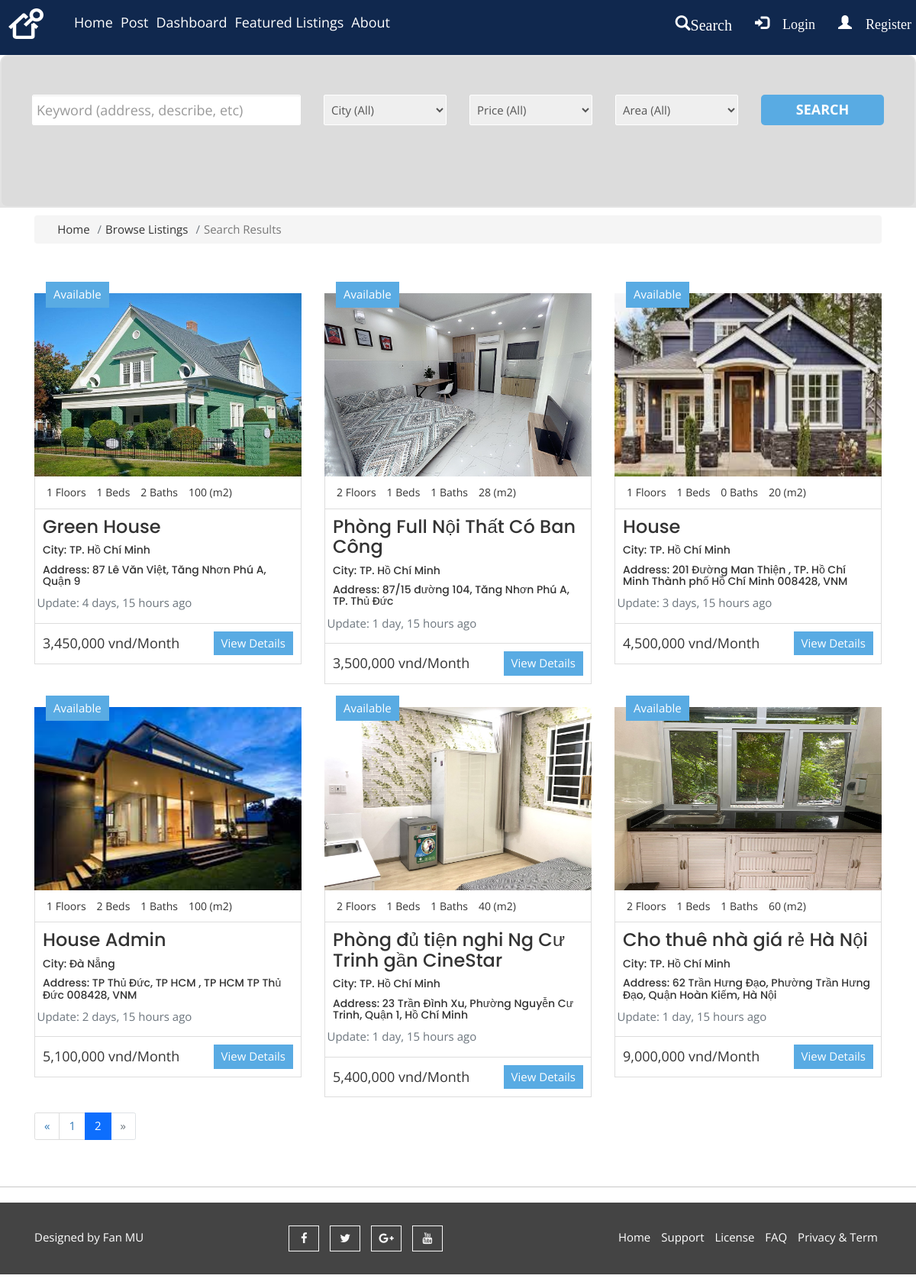
Before: /search?page=2 with the older database file.
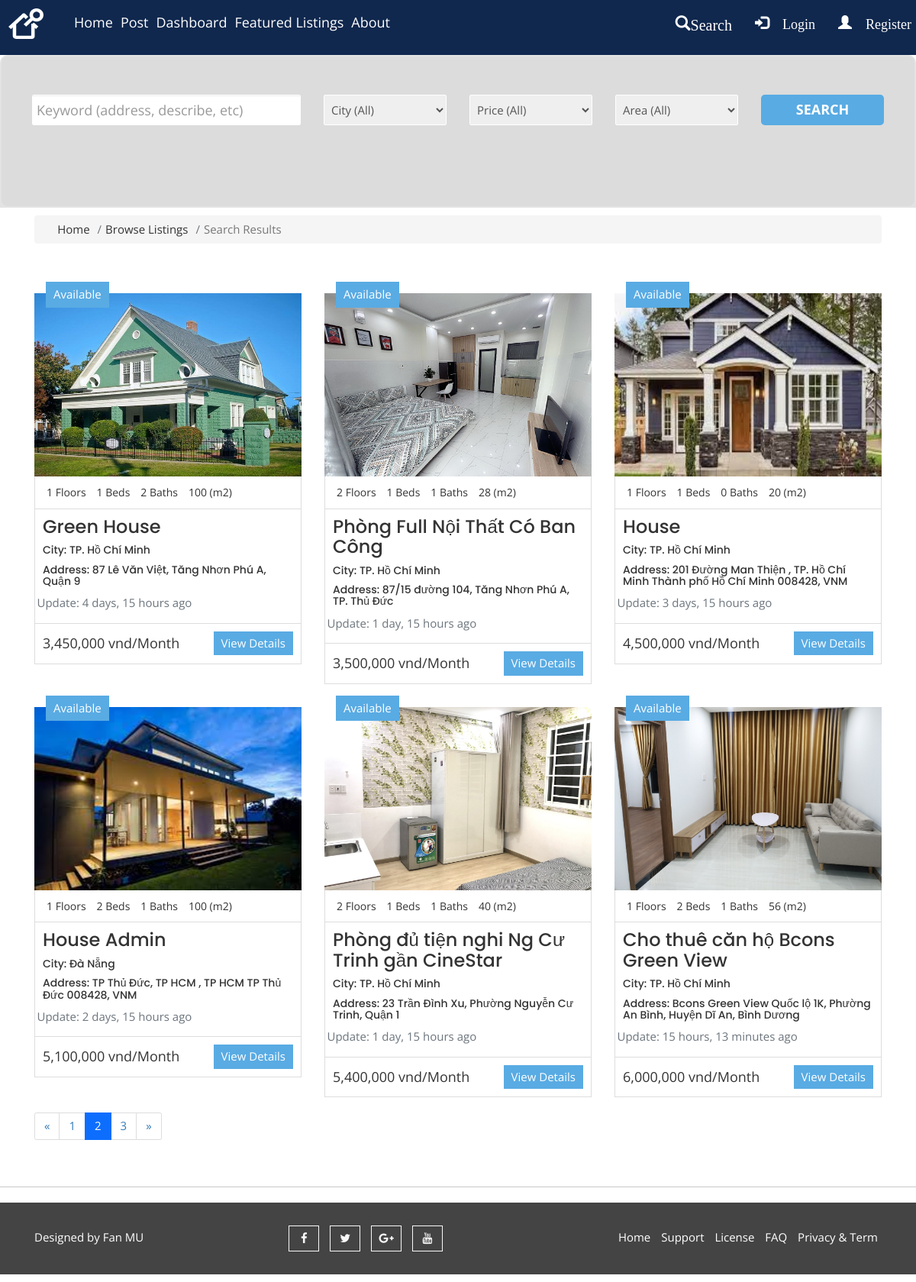
After: the same page with the newer database file.
### house/models.py (models this page shows, shortened)
class Listing(models.Model):
    status_choices = (
        ("Available","Available"),
        ("Unvailable", "Unavailable"),
        ("Sale", "For Sale"),
    )
    city_choices = {
        ('TP. Hồ Chí Minh', 'TP. Hồ Chí Minh'),
        ('Hà Nội', 'Hà Nội'),
        ('Đà Nẵng', 'Đà Nẵng'),
    }
    status = models.CharField(max_length = 20, choices=status_choices, default="Available")
    lessor = models.ForeignKey(Profile,on_delete = models.CASCADE, blank=True,null=True)
    title = models.CharField(max_length = 120)
    address = models.CharField(max_length = 200)
    city = models.CharField(max_length = 100,choices=city_choices,default='TP. Hồ Chí Minh')
    description = models.TextField(blank=True)
    price = models.IntegerField()
    area = models.IntegerField()
    floor= models.IntegerField(default=1)
    bedrooms = models.IntegerField(default=0)
    kitcheen = models.IntegerField(default=0)
    bathrooms = models.IntegerField(default=0)
    garage = models.BooleanField(default=0)
    AirCondition = models.BooleanField(default=0)
    ComunityCenter = models.BooleanField(default=0)
    SecuritySystem = models.BooleanField(default=0)
    Furniture = models.TextField(default=0)
    list_date = models.DateField(default = datetime.now,blank = True)
    photo_main = models.ImageField(upload_to = 'photos/%Y/%m/%d/')
    photo_1 = models.ImageField(upload_to = 'photos/%Y/%m/%d/',blank =True)
    photo_2 = models.ImageField(upload_to = 'photos/%Y/%m/%d/',blank =True)
    photo_3 = models.ImageField(upload_to = 'photos/%Y/%m/%d/',blank =True)
    photo_4 = models.ImageField(upload_to = 'photos/%Y/%m/%d/',blank =True)
    photo_5 = models.ImageField(upload_to = 'photos/%Y/%m/%d/',blank =True)

### house/views.py (the view)
# urls.py: path('search',views.search,name = "search"),
def search(request):
    queryset_list = Listing.objects.order_by('price','area','-list_date')
    if 'keywords' in request.GET:
        keywords = request.GET['keywords']
        if keywords:
            queryset_list = queryset_list.filter(address__icontains=keywords) |  queryset_list.filter(description__icontains=keywords)
    if 'city' in request.GET:
        city = request.GET['city']
        if city:
            queryset_list = queryset_list.filter(city__iexact = city)
    if 'area' in request.GET:
        area = request.GET['area']
        if area:
            queryset_list = queryset_list.filter(area__lte = area)
    if 'price' in request.GET:
        price = request.GET['price']
        if price:
            queryset_list = queryset_list.filter(price__lte= price)
    paginator = Paginator(queryset_list,6)
    page = request.GET.get('page')
    paged_listings = paginator.get_page(page)
    context =  {
        "city_choices": city_choices,
        "price_choices":price_choices,
        "area_choices":area_choices,
        "bedroom_choices":bedroom_choices,
        "listings":paged_listings,
        "values":request.GET,
    }
    return render(request,'listings/search.html',context)

### templates/listings/search.html (shortened to what this page needs)
{% extends 'base.html' %}
{% load static%}
{% load humanize %}
{% block content %}
 <section id="aa-advance-search" style="margin-top: 110px;margin-bottom:10px; ">
    <div container>
      <div class="aa-advance-search-area" >
        <form action="{% url 'search' %}" style="background-color:gainsboro;opacity: 1>
          <div class="form">
           <div class="aa-advance-search-top">
             <div class="row">
               <div class="col-md-4">
                 <div class="aa-single-advance-search">
                   <input type="text" name="keywords" class="form-control" placeholder="Keyword (address, describe, etc)">
                 </div>
               </div>
               <div class="col-md-2">
                 <div class="aa-single-advance-search">
                   <select name="city" >
                    <option selected="true" disabled="disabled">City (All)</option>
                   </select>
                 </div>
               </div>
                 <div class="col-md-2">
                   <div class="aa-single-advance-search">
                     <select name="price" >
                      <option selected="true" disabled="disabled">Price (All)</option>
                     </select>
                   </div>
                 </div>
                 <div class="col-md-2">
                   <div class="aa-single-advance-search">
                     <select name="area" >
                      <option selected="true" disabled="disabled">Area (All)</option>
                     </select>
                   </div>
                 </div>
                 <div class="col-md-2">
                   <div class="aa-single-advance-search">
                     <button class="aa-search-btn" type="submit">Search</button>
                   </div>
                 </div>
             </div>
           </div>
         </div>
      </div>
  </section>
    <section id="bc" class="mt-3">
        <div class="container">
          <nav aria-label="breadcrumb">
            <ol class="breadcrumb">
              <li class="breadcrumb-item">
                <a href="{% url 'home' %}">
                  <i class="fas fa-home"></i> Home</a>
              </li>
              <li class="breadcrumb-item">
                <a href="{% url 'listings' %}">Browse Listings</a>
              </li>
              <li class="breadcrumb-item active"> Search Results</li>
            </ol>
          </nav>
        </div>
      <section id="listings" class="py-4">
        <div class="container">
          <div class="row">
          {% if listings %}
            {% for listing in listings %}
            <div class="col-md-4">
                <article class="aa-properties-item">
                  <a href="{% url 'listing' listing.pk%}" class="aa-properties-item-img">
                    <img src="{{listing.photo_main.url }}" alt="img" width="370" height="240">
                  </a>
                  <div class="aa-tag for-sale">
                    {{listing.status}}
                  </div>
                  <div class="aa-properties-item-content">
                    <div class="aa-properties-info">
                      <span>{{listing.floor}} Floors</span>
                      <span>{{listing.bedrooms}} Beds</span>
                      <span>{{listing.bathrooms}} Baths</span>
                      <span>{{listing.area}} (m2)</span>
                    </div>
                    <div class="aa-properties-about">
                      <h3><a href="#">{{listing.title}}</a></h3>
                      <h5>City: {{listing.city}}</h5>
                      <h5>Address: {{listing.address}}</h5>
                      <div class="row text-secondary pb-2">
                        <div class="col-12">
                          Update: {{ listing.list_date | timesince }} ago</div>
                      </div>
                    </div>
                    <div class="aa-properties-detial">
                      <span class="aa-price">
                        {{listing.price| intcomma}} vnd/Month
                      </span>
                      <a href="{% url 'listing' listing.pk %}" class="aa-secondary-btn">View Details</a>
                    </div>
                  </div>
                </article>
              </div>
            {% endfor%}
        {% else %}
              <div class="col-md-12">
                <p>No listings available.</p>
              </div>
        {% endif %}
        </div>
        <div class="row">
          <div class="col-md-12">
            {% if listings.has_other_pages %}
              <ul class="pagination">
                {% if listings.has_previous  %}
                  <li class="page-item">
                    <a href="?page={{listings.previous_page_number}}" class="page-link">
                      &laquo;
                    </a>
                  </li>
                  {% else %}
                    <li class="page-item disabled">
                      <a class="page-link">&laquo;</a>
                    </li>
                {% endif %}
                {% for i in listings.paginator.page_range %}
                    {% if listings.number == i %}
                    <li class="page-item active">
                      <a class="page-link">{{i}}</a>
                    </li>
                    {% else %}
                    <li class="page-item">
                      <a href="?page={{i}}" class="page-link">{{i}}</a>
                    </li>
                    {% endif %}
                {% endfor %}
              {% if listings.has_next  %}
                  <li class="page-item">
                    <a href="?page={{listings.next_page_number}}" class="page-link">
                      &raquo;
                    </a>
                  </li>
                  {% else %}
                    <li class="page-item disabled">
                      <a class="page-link">&raquo;</a>
                    </li>
                {% endif %}
              </ul>
            {% endif %}
          </div>
        </div>
        </div>
      </section>
    </section>
{% endblock %}

### templates/base.html (shortened to what this page needs)
{% load static %}
{% load humanize %}
<!DOCTYPE html>
<html lang="en">
<head>
    <link href="https://cdn.jsdelivr.net/npm/bootstrap@5.1.3/dist/css/bootstrap.min.css" rel="stylesheet">
    <link href="{% static 'css/font-awesome.css' %}" rel="stylesheet">
    <link rel="stylesheet" href="{% static 'css/bootstrap.css' %}">
    <link rel="stylesheet" type="text/css" href="{% static 'css/slick.css' %}">
    <link rel="stylesheet" type="text/css" href="{% static 'css/nouislider.css' %}">
    <link rel="stylesheet" href="{% static 'css/jquery.fancybox.css' %}" type="text/css" media="screen" />
    <link id="switcher" href="{% static 'css/theme-color/default-theme.css' %}" rel="stylesheet">
    <link rel="stylesheet" href="{% static 'css/style.css' %}">
</head>
<body>
    {% include 'navbar.html' %}
    {% block content %}
    {% endblock%}
    <hr>
    {% include 'footer.html' %}
</body>
</html>

### templates/navbar.html (shortened to what this page needs)
{% load static %}
<div class="menu-bar">
<nav class="navbar navbar-expand-lg navbar-light " style="margin:-10px;">
  <div class="navbar-header">
    <a class="navbar-brand" href="{% url 'home' %}">
      <img src="{% static 'img/ico/logo.png'%}" width="46" height="40"></a>
  </div>
    <div class="collapse navbar-collapse" id="navbarNav">
      <ul class="navbar-nav">
        <li class="nav-item active">
          <a class="nav-link active" href="{% url 'home' %}" style="color:white;font-size:18px">Home <span class="sr-only">(current)</span></a>
        </li>
        <li class="nav-item active">
          <a class="nav-link" href="{% url 'create'  %}" style="color:white;font-size:18px">Post</a>
        </li>
        <li class="nav-item active">
          <a class="nav-link" href="{% url 'dashboard' %}" style="color:white;font-size:18px">Dashboard</a>
        </li>
        <li class="nav-item active">
          <a class="nav-link" href="{% url 'listings' %}" style="color:white;font-size:18px">Featured Listings</a>
        </li>
        <li class="nav-item active">
          <a class="nav-link " href="{% url 'about' %}" style="color:white;font-size:18px">About</a>
        </li>
      </ul>
      <ul class="nav navbar-nav navbar-right">
        <li><a href="{% url 'search'%}">
          <span class="glyphicon glyphicon-search" style="color:white;font-size:20px" >Search</span></a></li>
        {% if user.is_authenticated %}
        <span class="hello-msg" style="color:white;font-size:18px">Hello, {{request.user}}</span>
        <li><a href="{% url 'profile'%}">
          <span class="glyphicon glyphicon-user" style="color:white;font-size:18px; margin-right:px" >Profile</span></a></li>
        <li><a href="{% url 'logout'%}">
          <span class="glyphicon glyphicon-log-out" style="color:white;font-size:18px" >LogOut</span></a></li>
        {% else %}
        <li>
          <a href="{% url 'login' %}">
          <span class="glyphicon glyphicon-log-in" style="color:white;font-size:18px"> Login</span> </a></li>
        <li><a href="{% url 'register' %}">
          <span class="glyphicon glyphicon-user" style="color:white;font-size:18px"> Register</span> </a></li>
        {% endif %}
      </ul>
    </div>
  </nav>
</div>

### templates/footer.html
{% load static %}
 <footer id="aa-footer" >
    <div class="container">
      <div class="row">
        <div class="col-md-12">
        <div class="aa-footer-area">
          <div class="row">
            <div class="col-md-3 col-sm-6 col-xs-12">
              <div class="aa-footer-left">
               <p>Designed by <a rel="nofollow" href="">Fan MU</a></p>
              </div>
            </div>
            <div class="col-md-3 col-sm-6 col-xs-12">
              <div class="aa-footer-middle">
                <a href="#"><i class="fa fa-facebook"></i></a>
                <a href="#"><i class="fa fa-twitter"></i></a>
                <a href="#"><i class="fa fa-google-plus"></i></a>
                <a href="#"><i class="fa fa-youtube"></i></a>
              </div>
            </div>
            <div class="col-md-6 col-sm-12 col-xs-12">
              <div class="aa-footer-right">
                <a href="#">Home</a>
                <a href="#">Support</a>
                <a href="#">License</a>
                <a href="#">FAQ</a>
                <a href="#">Privacy & Term</a>
              </div>
            </div>
          </div>
        </div>
      </div>
      </div>
    </div>
  </footer>

### webapp/static/css/theme-color/default-theme.css (style rules this page uses)
.aa-secondary-btn { background-color: #59abe3; }
#aa-advance-search .aa-advance-search-area .aa-advance-search-top .aa-single-advance-search .aa-search-btn { background-color: #59abe3; }
.aa-properties-item .for-sale { background-color: #59abe3; }

### templates/navbar.html (style rules this page uses)
.menu-bar { background-color: #10284e ; }
.navbar-brand { color:grey; font-size: larger; margin: 0px 5px 20px 5px; }

Changed rows visible on the page:
no longer on this page (row unchanged): Listing: photo_main (picture), status "Available", floor "2", bedrooms "1", bathrooms "1", area "60", title "Cho thuê nhà giá rẻ Hà Nội", city "TP. Hồ Chí Minh", address "62 Trần Hưng Đạo, Phường Trần Hưng Đạo, Quận Hoàn Kiếm, Hà Nội", list_date "1 day, 15 hours", price "9,000,000"
changed Listing "Phòng đủ tiện nghi Ng Cư Trinh gần CineStar": address "23 Trần Đình Xu, Phường Nguyễn Cư Trinh, Quận 1, Hồ Chí Minh" → "23 Trần Đình Xu, Phường Nguyễn Cư Trinh, Quận 1"
added Listing: photo_main (picture), status "Available", floor "1", bedrooms "2", bathrooms "1", area "56", title "Cho thuê căn hộ Bcons Green View", city "TP. Hồ Chí Minh", address "Bcons Green View Quốc lộ 1K, Phường An Bình, Huyện Dĩ An, Bình Dương", list_date "15 hours, 13 minutes", price "6,000,000"
Other visible differences:
new list line: "3"
